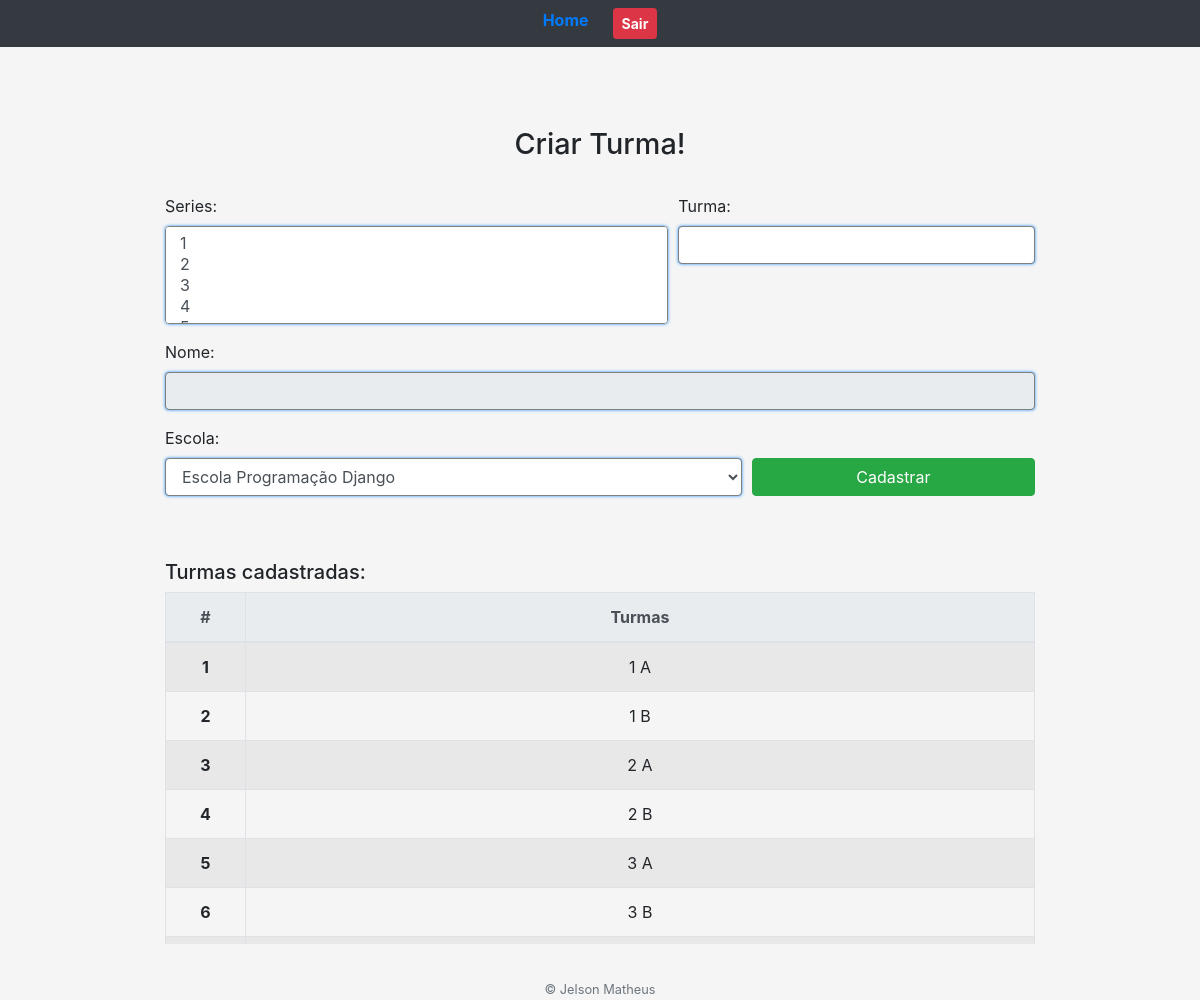
Screenshot of /cadastro-turma/ (signed in) with the database file from the repository.
### core/models.py (models this page shows)
class Turma(models.Model):
    nome = models.CharField(max_length=30, unique=True)
    series = models.ManyToManyField(Serie)
    escola = models.ForeignKey(Escola, on_delete=models.CASCADE)
    def __str__(self):
        return self.nome

### core/views.py (the view)
# urls.py: path('cadastro-turma/',views.cadastro_turma),
@login_required(login_url='/login')
def cadastro_turma(request):
    context = {
        'escolas': Escola.objects.all(),
        'series': Serie.objects.all(),
        'turmas': Turma.objects.all()
    }
    return render(request, 'telas/cadastro-turma.html', context)

### core/models.py (called while the page is built)
    def __str__(self):
        return self.nome

    def __str__(self):
        return str(self.ano_letivo)

### core/templates/telas/cadastro-turma.html (shortened to what this page needs)
{% load static %}
<!DOCTYPE html>
<html>
<head>
    <link rel="stylesheet" href="https://cdn.jsdelivr.net/npm/bootstrap@4.6.0/dist/css/bootstrap.min.css">
    <link rel="stylesheet" href="{% static 'css/form.css' %}"/>
</head>
<body>
    <header>
        {% include "header.html" %}
    </header>
    <main>
    <div class="container mt-5">
        <form class="form-cadastro" action="submit" method="POST"> {% csrf_token %}
            <h1 class="text-center">Criar Turma!</h1>
            <div class="form-row">
                <div class="form-group col-7">
                    <label for="selectSeries">Series:</label>
                    <select class="form-control" id="selectSeries" name="series" multiple required onchange="definirNomeTurma()">
                        {% for serie in series %}
                            <option value="{{ serie.id }}">{{ serie }} </option>
                        {% endfor %}
                    </select>
                </div>
                <div class="form-group col-5">
                    <label for="inputTurma">Turma:</label>
                    <input type="text" maxlength="1" id="inputTurma" name="turma" class="form-control"
                        pattern="[A-Z]" required onchange="definirNomeTurma()">
                </div>
                <div class="form-group col-12">
                    <label for="nome">Nome:</label>
                    <input type="text" id="nome" name="nome" class="form-control" readonly required="">
                </div>
                <div class="form-group col-8">
                    <label for="selectEscola">Escola:</label>
                    <select class="form-control" id="selectEscola" name="escola">
                        {% for escola in escolas %}
                            <option value="{{ escola.id }}">{{ escola }} </option>
                        {% endfor %}
                   </select>
                </div>
                <div class="form-group col-4 d-flex">
                    <button type="submit" class="mt-auto btn btn-success">Cadastrar</button>
                </div>
            </div>
        </form>
        <h5>Turmas cadastradas:</h5>
        <div class="box-tabela table-responsive">
            <table class="table table-striped table-bordered text-center">
                <thead class="thead-light">
                    <tr>
                       <th scope="col" style="width:5rem">#</th>
                       <th scope="col">Turmas</th>
                    </tr>
                </thead>
                <tbody>
                    {% for turma in turmas %}
                    <tr>
                        <th scope="row" class=countLinha></th>
                        <td>{{ turma }}</td>
                    </tr>
                    {% endfor %}
                </tbody>
            </table>
        </div>
    </div>
    </main>
    <footer class="text-center">
        <span class="text-muted small"> &copy; Jelson Matheus</span>
    </footer>
</body>
</html>

### core/static/css/form.css (style rules this page uses)
html, body { height: 100%; }
body { display: flex; flex-direction: column; background: #f5f5f5; }
main { display: flex; flex-grow: 1; flex-direction: column; align-items: center; justify-content: center; width: 100%; max-width: 45rem; margin: auto; }
.form-cadastro { width: 100%; margin: auto; margin-top: 2rem; margin-bottom: 3rem; }
.form-cadastro > h1 { margin-bottom: 2rem; font-size: 1.8em; }
.form-cadastro .form-control { border: 1px solid gray; box-shadow: 0 0 0.2em #1e90ff; }
.form-cadastro .btn { width: 100%; }
.box-tabela { max-height: 16rem; width: 100%; margin-bottom: 2rem; overflow: auto; }
.box-tabela > table { counter-reset: tableCount; }
.countLinha:before { content: counter(tableCount); counter-increment: tableCount; }
@media (min-width: 768px) { main { max-width: 75%; } }
@media (min-width: 768px) { .box-tabela { max-height: 22rem; } }

### core/templates/telas/cadastro-turma.html (style rules this page uses)
input { text-transform: uppercase; }

### rows the page displays
Turma: nome "1 A"
Turma: nome "1 B"
Turma: nome "2 A"
Turma: nome "2 B"
Turma: nome "3 A"
Turma: nome "3 B"

### other values shown
form field escola "Escola Programação Django"
